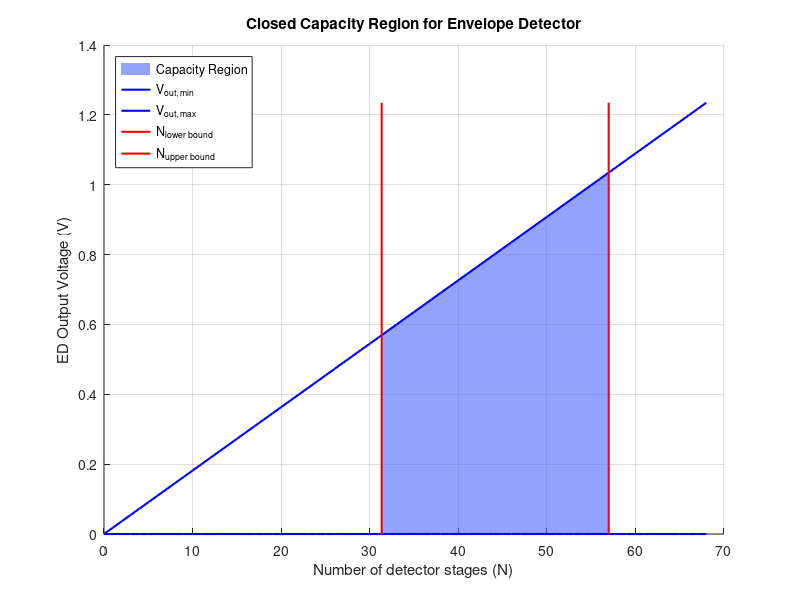
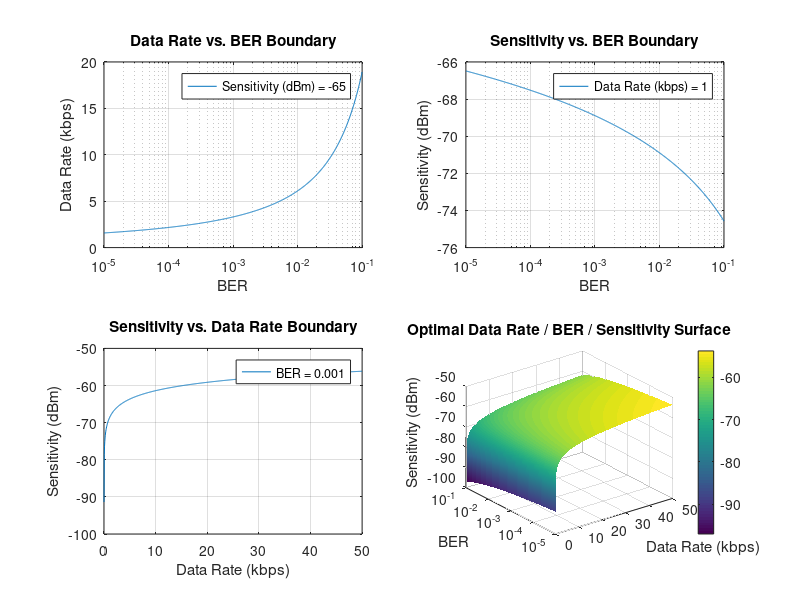

These charts were generated, in order, by the following MATLAB code:
% -------------------------------------------------------------------------

% This script computes the closed capacity region for an envelope detector.

% The idea here is to bound all of the possible ED output voltage vs. # stages (N)
% into a closed region. This is useful for design automation of EDs. The
% idea is that if we write an optimization algorithm to design the optimal
% ED given a set of input parameters, the search space for the optimum ED
% will be closed, making it possible to find a global optimum ED. You can
% also use this script to manually choose how many stages to make your ED
% based off of sensitivity, BER, and data rate requirements.

% -------------------------------------------------------------------------

% Set simulation parameters

% RF parameters
P_RF = -65; % Target RX sensitivity (dBm)
RS = 15; % Source / antenna resistance (Ohms)
BER = 1e-3; % Desired BER
BW_BB = 1e3; % Baseband signal BW in Hz = Data rate

% Passive voltage gain from matching
Av = 28; % In dB

% Detector Parameters
RD = 1e6; % Diode resistance (Ohms)
CC = 70e-15; % Coupling capacitance (F)

% Device parameters
n = 1.5; % Subthreshold slope constant (between 1 and 2)
Vt = 26e-3; % Thermal voltage
k = 1.38e-23; % Boltzmann's constant
T = 298; % Room temperature (K)

% -------------------------------------------------------------------------

% Set all of the bounds on the capacity region for ED output voltage vs. # of stages (N)

% Conversions
Av = 10 ^ (Av / 10);
P_RF_raw = P_RF;
P_RF = 10 ^ (P_RF / 10) * (10 ^ -3);

% Compute the upper bound for the number of allowed stages in the ED
r = 8 / (2.2 * RD * CC * BW_BB);
discriminant = sqrt(1 + r);
N_UPPER_BOUND = 0.25 * discriminant;

% Compute the lower bound for the number of allowed stages in the ED
p_0 = exp(-1 / (pi + 2)) * sqrt(pi / (pi + 2));
num_lower_coeff = 5 * k * T;
Q_1_lower = -2 + 4 * ((0.25 + 0.5 * (BER / p_0)) ^ 0.5);
num_ln = log(Q_1_lower * p_0);
num_ln = num_ln * num_ln;
num_lower = num_lower_coeff * num_ln * (Vt ^ 2);
den_lower = (((1 / n) - 0.5) ^ 2) * (Av * P_RF * RS) ^ 2 * CC;
N_LOWER_BOUND = num_lower / den_lower;
N_LOWER_BOUND = N_LOWER_BOUND ^ (1 / 3);

% Compute upper and lower bounds for ED voltage as a function of N
n_limits = 1:1:2; % Subthreshold slope constant is between 1 and 2
k_limits = (1 / (2 * Vt)) * ((1 ./ (n_limits)) - 0.5); % Min and Max conversion gain
N_values = 0:1:(floor(N_UPPER_BOUND * 1.2));
V_out_ED_MIN = (Av .^ 2) .* k_limits(2) .* N_values .* (P_RF * RS);
V_out_ED_MAX = (Av .^ 2) .* k_limits(1) .* N_values .* (P_RF * RS);

% Sanity check: if N_LOWER_BOUND > N_UPPER_BOUND, this indicates that the
% given RF parameters make it impossible to design an ED that meets the
% desired BER requirement.
if N_LOWER_BOUND > N_UPPER_BOUND
    fprintf("No ED exists for the presented BER requirement given the current simulation conditions.\n")
end

% Plot the capacity region
if N_LOWER_BOUND < N_UPPER_BOUND
    y_limits = [min(V_out_ED_MIN), max(V_out_ED_MAX)];
    figure; hold on
    
    % --- Highlight the parallelogram first (darker + more opaque)
    x_par = [N_LOWER_BOUND, N_UPPER_BOUND, N_UPPER_BOUND, N_LOWER_BOUND];
    y_par = [ ...
        (Av^2) * k_limits(2) * N_LOWER_BOUND * (P_RF * RS), ... % bottom-left
        (Av^2) * k_limits(2) * N_UPPER_BOUND * (P_RF * RS), ... % bottom-right
        (Av^2) * k_limits(1) * N_UPPER_BOUND * (P_RF * RS), ... % top-right
        (Av^2) * k_limits(1) * N_LOWER_BOUND * (P_RF * RS) ...  % top-left
    ];
    fill(x_par, y_par, [0.3 0.4 1], 'FaceAlpha', 0.6, 'EdgeColor', 'none')
    
    % --- Then draw boundary lines on top
    plot(N_values, V_out_ED_MIN, 'b', 'LineWidth', 1.5)
    plot(N_values, V_out_ED_MAX, 'b', 'LineWidth', 1.5)
    plot([N_LOWER_BOUND N_LOWER_BOUND], y_limits, 'r', 'LineWidth', 1.5)
    plot([N_UPPER_BOUND N_UPPER_BOUND], y_limits, 'r', 'LineWidth', 1.5)
    
    xlabel("Number of detector stages (N)")
    ylabel("ED Output Voltage (V)")
    title("Closed Capacity Region for Envelope Detector")
    legend("Capacity Region", "V_{out, min}", "V_{out, max}", "N_{lower bound}", "N_{upper bound}", 'Location', 'northwest')
    grid on
    hold off
end

% -------------------------------------------------------------------------

% Plot three three system requirements again each other:
% Sensitivity = minimum RF input power required to achieve the given input parameters
% Data Rate
% BER

% Remember that these equations are derived off of bounds, so the provided
% plots are bounding regions where the curve itself gives the best case scenario.
% The third parameter that is not being swept is fixed at whatever the
% main simulation input is set to.

res = 1000;
figure;

% --- Plot bounding data rate vs. BER ---
BER_values = logspace(log10(0.00001), log10(0.1), res);

Q_1_lower_sweep = -2 + 4 * ((0.25 + 0.5 * (BER_values / p_0)) .^ 0.5);
num_ln_sweep = log(Q_1_lower_sweep * p_0);
num_ln_sweep = num_ln_sweep .* num_ln_sweep;
num_lower_sweep = num_lower_coeff * num_ln_sweep * (Vt ^ 2);

den_lower_sweep = (((1 / n) - 0.5) ^ 2) * (Av * P_RF * RS) ^ 2 * CC;
phi = num_lower_sweep / den_lower_sweep;
BER_function = 16 * ((phi) .^ (2 / 3)) - 1;
DataRate_values = 8 ./ (2.2 * RD * CC * BER_function);

subplot(2, 2, 1)
semilogx(BER_values, DataRate_values / (10 ^ 3)); grid;
xlabel("BER"); ylabel("Data Rate (kbps)"); title("Data Rate vs. BER Boundary");
legend(sprintf('Sensitivity (dBm) = %i', P_RF_raw))

% --- Plot bounding sensitivity vs. BER ---
num_coeff = 8000 * Vt * sqrt(5 * k * T);
num_ln = log(p_0 * (-2 + 4 * sqrt(0.25 + (BER_values / (2 * p_0)))));
num = num_coeff * num_ln;

den_coeff = Av * RS * sqrt(CC) * ((1 / n) - 0.5);
den_up_contr = 1 + (8 ./ (2.2 * RD * CC * BW_BB));
den_up_contr = (den_up_contr) .^ (3 / 4);
den = den_coeff .* den_up_contr;

P_RF_values_BER = abs(num ./ den);
P_RF_values_BER = 10 * log10(P_RF_values_BER);

subplot(2, 2, 2)
semilogx(BER_values, P_RF_values_BER); grid;
xlabel("BER"); ylabel("Sensitivity (dBm)"); title("Sensitivity vs. BER Boundary");
legend(sprintf('Data Rate (kbps) = %i', BW_BB / 1000))

% --- Plot bounding sensitivity vs. data rate ---
Data_rate_values = linspace(1, 50000, res);

num_coeff = 8000 * Vt * sqrt(5 * k * T);
num_ln = log(p_0 * (-2 + 4 * sqrt(0.25 + (BER / (2 * p_0)))));
num = num_coeff * num_ln;

den_coeff = Av * RS * sqrt(CC) * ((1 / n) - 0.5);
den_up_contr = 1 + (8 ./ (2.2 * RD * CC * Data_rate_values));
den_up_contr = (den_up_contr) .^ (3 / 4);
den = den_coeff .* den_up_contr;

P_RF_values_drate = abs(num ./ den);
P_RF_values_drate = 10 * log10(P_RF_values_drate);

subplot(2, 2, 3)
plot(Data_rate_values / 10 ^ 3, P_RF_values_drate); grid;
xlabel("Data Rate (kbps)"); ylabel("Sensitivity (dBm)"); title("Sensitivity vs. Data Rate Boundary");
legend(sprintf('BER = %i', BER))

% --- Plot all three as a surface ---
[DR, BER] = meshgrid(Data_rate_values, BER_values);

num_coeff = 8000 * Vt * sqrt(5 * k * T);
num_ln = log(p_0 * (-2 + 4 * sqrt(0.25 + (BER ./ (2 * p_0)))));
num = num_coeff .* num_ln;

den_coeff = Av * RS * sqrt(CC) * ((1 / n) - 0.5);
den_up_contr = 1 + (8 ./ (2.2 * RD * CC .* DR));
den_up_contr = den_up_contr .^ (3 / 4);
den = den_coeff .* den_up_contr;

P_RF = abs(num ./ den);
P_RF = 10 * log10(P_RF);

subplot(2, 2, 4)
surf(DR / 1e3, BER, P_RF)
shading interp
colorbar

set(gca, 'YScale', 'log')

xlabel("Data Rate (kbps)"); ylabel("BER"); zlabel("Sensitivity (dBm)")
title("Optimal Data Rate / BER / Sensitivity Surface")
